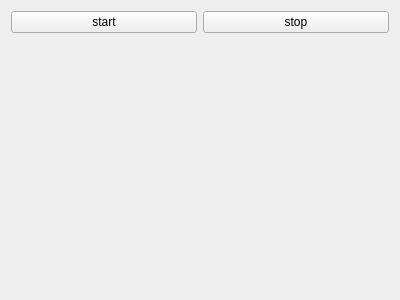
<?xml version="1.0" encoding="UTF-8"?>
<ui version="4.0">
 <class>Form</class>
 <widget class="QWidget" name="Form">
  <property name="geometry">
   <rect>
    <x>0</x>
    <y>0</y>
    <width>400</width>
    <height>300</height>
   </rect>
  </property>
  <property name="windowTitle">
   <string>Form</string>
  </property>
  <layout class="QVBoxLayout" name="verticalLayout">
   <item>
    <layout class="QHBoxLayout" name="horizontalLayout">
     <item>
      <widget class="QPushButton" name="start_pushButton">
       <property name="text">
        <string>start</string>
       </property>
      </widget>
     </item>
     <item>
      <widget class="QPushButton" name="stop_pushButton">
       <property name="text">
        <string>stop</string>
       </property>
      </widget>
     </item>
    </layout>
   </item>
   <item>
    <layout class="QGridLayout" name="plot_layout">
     <item row="0" column="0">
      <widget class="QWidget" name="placeholder_plot" native="true"/>
     </item>
    </layout>
   </item>
  </layout>
 </widget>
 <resources/>
 <connections/>
</ui>
